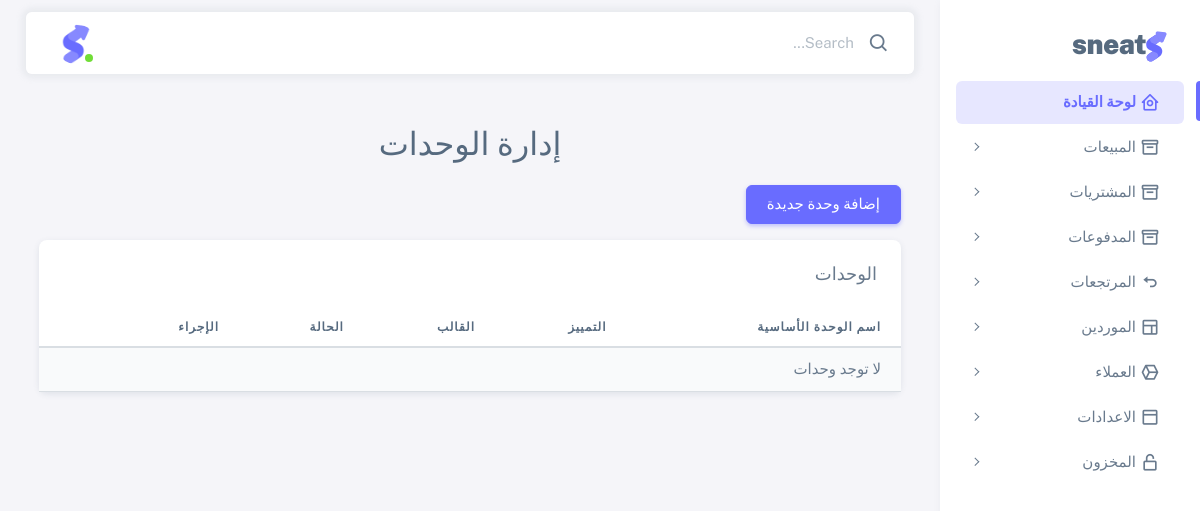
/units/, run on an earlier commit of the app's database.
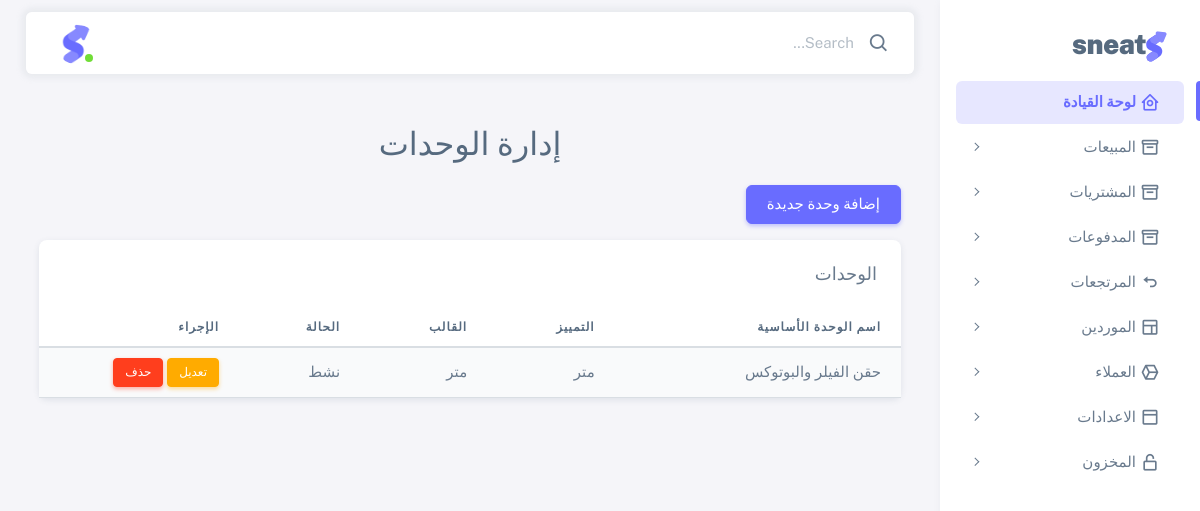
And on a later commit of the database.
### invoices/models.py (models this page shows, shortened)
class Unit(models.Model):
    name = models.CharField(max_length=100, unique=True, verbose_name="اسم الوحدة الأساسية")
    abbreviation = models.CharField(max_length=20, verbose_name="التمييز")
    template = models.CharField(max_length=50, verbose_name="القالب", help_text="مثال: الوزن")
    is_active = models.BooleanField(default=True, verbose_name="نشط")
    class Meta:
        verbose_name = "وحدة"
        verbose_name_plural = "الوحدات"

### inventory/views.py (the view)
# urls.py: path('units/', views.manage_units, name='manage_units'),
def manage_units(request):
    units = Unit.objects.all().order_by('-id')
    unit_form = UnitForm()
    temp_unit = Unit()  # كائن مؤقت
    conversion_formset = UnitConversionInlineFormSet(instance=temp_unit, prefix='conversions')
    context = {
        'units': units,
        'title': 'إدارة الوحدات',
        'unit_form': unit_form,
        'conversion_formset': conversion_formset,
        'conversions': UnitConversion.objects.all().order_by('-id')
    }
    return render(request, 'inventory/create_unit_with_conversion.html', context)

### inventory/forms.py
class UnitForm(forms.ModelForm):
    class Meta:
        model = Unit
        fields = ['name', 'abbreviation', 'template', 'is_active']
        labels = {
            'name': 'اسم الوحدة الأساسية',
            'abbreviation': 'التمييز (اختصار الوحدة)',
            'template': 'القالب',
            'is_active': 'نشط',
        }
        widgets = {
            'name': forms.TextInput(attrs={'class': 'form-control', 'placeholder': 'مثال: كيلوغرام'}),
            'abbreviation': forms.TextInput(attrs={'class': 'form-control', 'placeholder': 'مثال: كغ'}),
            'template': forms.TextInput(attrs={'class': 'form-control', 'placeholder': 'نوع الوحدة مثل (الوزن, الحجم...)'}),
            'is_active': forms.CheckboxInput(attrs={'class': 'form-check-input'}),
        }

### inventory/templates/inventory/create_unit_with_conversion.html (shortened to what this page needs)
{% extends 'base.html' %}
{% load static %}
{% block content %}
<div class="container-xxl flex-grow-1 container-p-y">
  <h2 class="mb-4 text-center">{{ title }}</h2>
  <div class="mb-5">
    <div class="text-end mb-3">
      <button class="btn btn-primary" id="btnAddNewUnit">
         إضافة وحدة جديدة
      </button>
    </div>
    <div class="card">
      <h5 class="card-header">الوحدات</h5>
      <div class="table-responsive text-nowrap">
        <table class="table table-striped" id="unitTable">
          <thead>
            <tr>
              <th>اسم الوحدة الأساسية</th>
              <th>التمييز</th>
              <th>القالب</th>
              <th>الحالة</th>
              <th style="width:200px;">الإجراء</th>
            </tr>
          </thead>
          <tbody>
            {% for unit in units %}
            <tr id="row-unit-{{ unit.id }}">
              <td class="td-name">{{ unit.name }}</td>
              <td class="td-abbreviation">{{ unit.abbreviation }}</td>
              <td class="td-template">{{ unit.template }}</td>
              <td class="td-is_active">{{ unit.is_active|yesno:"نشط,غير نشط" }}</td>
              <td>
                <button class="btn btn-sm btn-warning btnEditUnit" data-id="{{ unit.id }}">تعديل</button>
                <button class="btn btn-sm btn-danger btnDeleteUnit" data-id="{{ unit.id }}">حذف</button>
              </td>
            </tr>
            {% empty %}
            <tr><td colspan="5">لا توجد وحدات</td></tr>
            {% endfor %}
          </tbody>
        </table>
      </div>
    </div>
  </div>
</div>
{% endblock content %}

What changed in the data, as far as the page shows it:
added Unit: name "حقن الفيلر والبوتوكس", abbreviation "متر", template "متر", is_active "نشط"
Also different on the page:
text no longer shown: "لا توجد وحدات"
